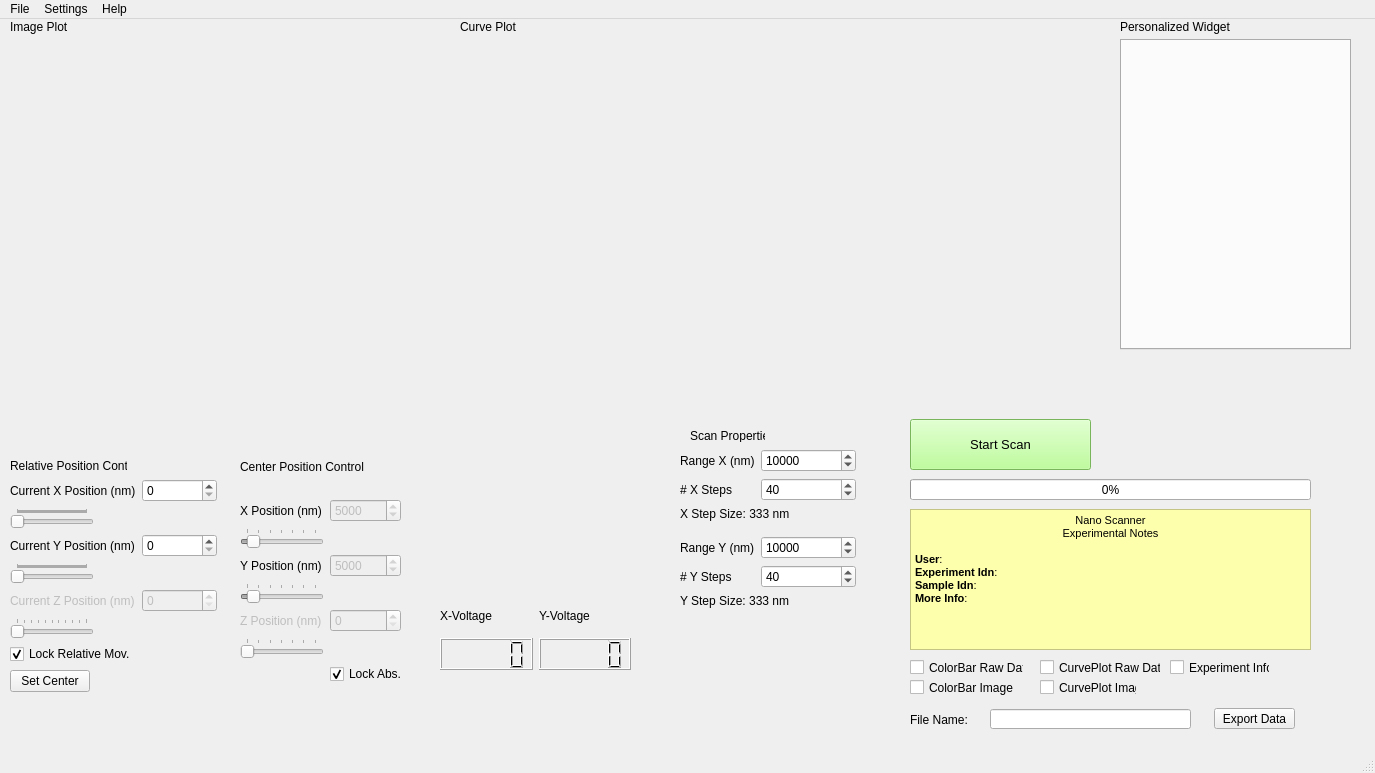
<?xml version="1.0" encoding="UTF-8"?>
<ui version="4.0">
 <class>MainWindow</class>
 <widget class="QMainWindow" name="MainWindow">
  <property name="enabled">
   <bool>true</bool>
  </property>
  <property name="geometry">
   <rect>
    <x>0</x>
    <y>0</y>
    <width>1375</width>
    <height>773</height>
   </rect>
  </property>
  <property name="windowTitle">
   <string>MainWindow</string>
  </property>
  <property name="toolButtonStyle">
   <enum>Qt::ToolButtonIconOnly</enum>
  </property>
  <widget class="QWidget" name="centralwidget">
   <widget class="GraphicsLayoutWidget" name="widget_imagePlot" native="true">
    <property name="geometry">
     <rect>
      <x>10</x>
      <y>20</y>
      <width>431</width>
      <height>371</height>
     </rect>
    </property>
    <property name="sizePolicy">
     <sizepolicy hsizetype="Fixed" vsizetype="Fixed">
      <horstretch>0</horstretch>
      <verstretch>0</verstretch>
     </sizepolicy>
    </property>
   </widget>
   <widget class="PlotWidget" name="widget_spectrumPlot" native="true">
    <property name="geometry">
     <rect>
      <x>460</x>
      <y>20</y>
      <width>631</width>
      <height>371</height>
     </rect>
    </property>
   </widget>
   <widget class="QWidget" name="layoutWidget">
    <property name="geometry">
     <rect>
      <x>680</x>
      <y>430</y>
      <width>176</width>
      <height>231</height>
     </rect>
    </property>
    <layout class="QFormLayout" name="formLayout">
     <item row="0" column="0">
      <widget class="QLabel" name="maxPositionMLabel">
       <property name="text">
        <string>Range X (nm)</string>
       </property>
      </widget>
     </item>
     <item row="0" column="1">
      <widget class="QSpinBox" name="rangeXpositionMSpinBox">
       <property name="minimum">
        <number>2</number>
       </property>
       <property name="maximum">
        <number>100000</number>
       </property>
       <property name="value">
        <number>10000</number>
       </property>
      </widget>
     </item>
     <item row="1" column="0">
      <widget class="QLabel" name="stepsLabel">
       <property name="text">
        <string># X Steps</string>
       </property>
      </widget>
     </item>
     <item row="1" column="1">
      <widget class="QSpinBox" name="XstepsSpinBox">
       <property name="minimum">
        <number>1</number>
       </property>
       <property name="maximum">
        <number>100000</number>
       </property>
       <property name="value">
        <number>40</number>
       </property>
      </widget>
     </item>
     <item row="2" column="0" colspan="2">
      <widget class="QLabel" name="label_xStepSize">
       <property name="text">
        <string>X Step Size: 333 nm</string>
       </property>
      </widget>
     </item>
     <item row="3" column="0">
      <widget class="Line" name="line">
       <property name="orientation">
        <enum>Qt::Horizontal</enum>
       </property>
      </widget>
     </item>
     <item row="4" column="0">
      <widget class="QLabel" name="maxYPositionMLabel">
       <property name="text">
        <string>Range Y (nm)</string>
       </property>
      </widget>
     </item>
     <item row="4" column="1">
      <widget class="QSpinBox" name="rangeYpositionMSpinBox">
       <property name="minimum">
        <number>2</number>
       </property>
       <property name="maximum">
        <number>100000</number>
       </property>
       <property name="value">
        <number>10000</number>
       </property>
      </widget>
     </item>
     <item row="5" column="0">
      <widget class="QLabel" name="yStepsLabel">
       <property name="text">
        <string># Y Steps</string>
       </property>
      </widget>
     </item>
     <item row="5" column="1">
      <widget class="QSpinBox" name="YstepsSpinBox">
       <property name="minimum">
        <number>1</number>
       </property>
       <property name="maximum">
        <number>100000</number>
       </property>
       <property name="singleStep">
        <number>1</number>
       </property>
       <property name="value">
        <number>40</number>
       </property>
      </widget>
     </item>
     <item row="6" column="0" colspan="2">
      <widget class="QLabel" name="label_yStepSize">
       <property name="text">
        <string>Y Step Size: 333 nm</string>
       </property>
      </widget>
     </item>
    </layout>
   </widget>
   <widget class="QWidget" name="formLayoutWidget">
    <property name="geometry">
     <rect>
      <x>10</x>
      <y>460</y>
      <width>207</width>
      <height>231</height>
     </rect>
    </property>
    <layout class="QFormLayout" name="formLayout_4">
     <item row="0" column="0">
      <widget class="QLabel" name="currentXPositionLabel">
       <property name="text">
        <string>Current X Position (nm)</string>
       </property>
      </widget>
     </item>
     <item row="0" column="1">
      <widget class="QSpinBox" name="currentXPositionSpinBox">
       <property name="readOnly">
        <bool>false</bool>
       </property>
       <property name="keyboardTracking">
        <bool>true</bool>
       </property>
       <property name="maximum">
        <number>100000</number>
       </property>
       <property name="value">
        <number>0</number>
       </property>
      </widget>
     </item>
     <item row="1" column="0">
      <widget class="QSlider" name="horizontalSlider_curXpos">
       <property name="enabled">
        <bool>false</bool>
       </property>
       <property name="cursor">
        <cursorShape>ArrowCursor</cursorShape>
       </property>
       <property name="mouseTracking">
        <bool>false</bool>
       </property>
       <property name="acceptDrops">
        <bool>false</bool>
       </property>
       <property name="maximum">
        <number>100000</number>
       </property>
       <property name="singleStep">
        <number>100</number>
       </property>
       <property name="pageStep">
        <number>100</number>
       </property>
       <property name="value">
        <number>0</number>
       </property>
       <property name="tracking">
        <bool>true</bool>
       </property>
       <property name="orientation">
        <enum>Qt::Horizontal</enum>
       </property>
       <property name="invertedControls">
        <bool>false</bool>
       </property>
       <property name="tickPosition">
        <enum>QSlider::TicksAbove</enum>
       </property>
      </widget>
     </item>
     <item row="2" column="0">
      <widget class="QLabel" name="currentYPositionMLabel">
       <property name="text">
        <string>Current Y Position (nm)</string>
       </property>
      </widget>
     </item>
     <item row="2" column="1">
      <widget class="QSpinBox" name="currentYPositionMSpinBox">
       <property name="maximum">
        <number>100000</number>
       </property>
       <property name="value">
        <number>0</number>
       </property>
      </widget>
     </item>
     <item row="3" column="0">
      <widget class="QSlider" name="horizontalSlider_curYpos">
       <property name="enabled">
        <bool>false</bool>
       </property>
       <property name="maximum">
        <number>100000</number>
       </property>
       <property name="singleStep">
        <number>100</number>
       </property>
       <property name="pageStep">
        <number>100</number>
       </property>
       <property name="value">
        <number>0</number>
       </property>
       <property name="orientation">
        <enum>Qt::Horizontal</enum>
       </property>
       <property name="tickPosition">
        <enum>QSlider::TicksAbove</enum>
       </property>
      </widget>
     </item>
     <item row="4" column="0">
      <widget class="QLabel" name="currentZPositionMLabel">
       <property name="enabled">
        <bool>false</bool>
       </property>
       <property name="text">
        <string>Current Z Position (nm)</string>
       </property>
      </widget>
     </item>
     <item row="4" column="1">
      <widget class="QSpinBox" name="currentZPositionMSpinBox">
       <property name="enabled">
        <bool>false</bool>
       </property>
       <property name="maximum">
        <number>100000</number>
       </property>
       <property name="value">
        <number>0</number>
       </property>
      </widget>
     </item>
     <item row="5" column="0">
      <widget class="QSlider" name="horizontalSlider_curZpos">
       <property name="enabled">
        <bool>false</bool>
       </property>
       <property name="focusPolicy">
        <enum>Qt::StrongFocus</enum>
       </property>
       <property name="maximum">
        <number>1000</number>
       </property>
       <property name="singleStep">
        <number>100</number>
       </property>
       <property name="pageStep">
        <number>100</number>
       </property>
       <property name="value">
        <number>0</number>
       </property>
       <property name="orientation">
        <enum>Qt::Horizontal</enum>
       </property>
       <property name="tickPosition">
        <enum>QSlider::TicksAbove</enum>
       </property>
      </widget>
     </item>
     <item row="6" column="0">
      <widget class="QCheckBox" name="checkBox_lockSampleMove">
       <property name="text">
        <string>Lock Relative Mov.</string>
       </property>
       <property name="checked">
        <bool>true</bool>
       </property>
      </widget>
     </item>
     <item row="7" column="0">
      <widget class="QPushButton" name="pushButton_setCenter">
       <property name="toolTip">
        <string>Set the current Relative Position as the new center for the next scan.</string>
       </property>
       <property name="toolTipDuration">
        <number>-1</number>
       </property>
       <property name="whatsThis">
        <string/>
       </property>
       <property name="accessibleDescription">
        <string>Set the current Relative Position as the new center</string>
       </property>
       <property name="text">
        <string>Set Center</string>
       </property>
      </widget>
     </item>
    </layout>
   </widget>
   <widget class="QLabel" name="label_2">
    <property name="geometry">
     <rect>
      <x>460</x>
      <y>0</y>
      <width>81</width>
      <height>16</height>
     </rect>
    </property>
    <property name="text">
     <string>Curve Plot</string>
    </property>
   </widget>
   <widget class="QLabel" name="label">
    <property name="geometry">
     <rect>
      <x>10</x>
      <y>0</y>
      <width>71</width>
      <height>16</height>
     </rect>
    </property>
    <property name="text">
     <string>Image Plot</string>
    </property>
   </widget>
   <widget class="QTextEdit" name="textEdit">
    <property name="geometry">
     <rect>
      <x>910</x>
      <y>490</y>
      <width>401</width>
      <height>141</height>
     </rect>
    </property>
    <property name="styleSheet">
     <string notr="true">background-color: rgb(254, 255, 172);</string>
    </property>
    <property name="html">
     <string>&lt;!DOCTYPE HTML PUBLIC &quot;-//W3C//DTD HTML 4.0//EN&quot; &quot;http://www.w3.org/TR/REC-html40/strict.dtd&quot;&gt;
&lt;html&gt;&lt;head&gt;&lt;meta name=&quot;qrichtext&quot; content=&quot;1&quot; /&gt;&lt;style type=&quot;text/css&quot;&gt;
p, li { white-space: pre-wrap; }
&lt;/style&gt;&lt;/head&gt;&lt;body style=&quot; font-family:'MS Shell Dlg 2'; font-size:8.25pt; font-weight:400; font-style:normal;&quot;&gt;
&lt;p align=&quot;center&quot; style=&quot; margin-top:0px; margin-bottom:0px; margin-left:0px; margin-right:0px; -qt-block-indent:0; text-indent:0px;&quot;&gt;Nano Scanner&lt;/p&gt;
&lt;p align=&quot;center&quot; style=&quot; margin-top:0px; margin-bottom:0px; margin-left:0px; margin-right:0px; -qt-block-indent:0; text-indent:0px;&quot;&gt;Experimental Notes&lt;/p&gt;
&lt;p style=&quot;-qt-paragraph-type:empty; margin-top:0px; margin-bottom:0px; margin-left:0px; margin-right:0px; -qt-block-indent:0; text-indent:0px;&quot;&gt;&lt;br /&gt;&lt;/p&gt;
&lt;p style=&quot; margin-top:0px; margin-bottom:0px; margin-left:0px; margin-right:0px; -qt-block-indent:0; text-indent:0px;&quot;&gt;&lt;span style=&quot; font-weight:600;&quot;&gt;User&lt;/span&gt;: &lt;/p&gt;
&lt;p style=&quot; margin-top:0px; margin-bottom:0px; margin-left:0px; margin-right:0px; -qt-block-indent:0; text-indent:0px;&quot;&gt;&lt;span style=&quot; font-weight:600;&quot;&gt;Experiment Idn&lt;/span&gt;: &lt;/p&gt;
&lt;p style=&quot; margin-top:0px; margin-bottom:0px; margin-left:0px; margin-right:0px; -qt-block-indent:0; text-indent:0px;&quot;&gt;&lt;span style=&quot; font-weight:600;&quot;&gt;Sample Idn&lt;/span&gt;: &lt;/p&gt;
&lt;p style=&quot; margin-top:0px; margin-bottom:0px; margin-left:0px; margin-right:0px; -qt-block-indent:0; text-indent:0px;&quot;&gt;&lt;span style=&quot; font-weight:600;&quot;&gt;More Info&lt;/span&gt;: &lt;/p&gt;
&lt;p style=&quot;-qt-paragraph-type:empty; margin-top:0px; margin-bottom:0px; margin-left:0px; margin-right:0px; -qt-block-indent:0; text-indent:0px;&quot;&gt;&lt;br /&gt;&lt;/p&gt;&lt;/body&gt;&lt;/html&gt;</string>
    </property>
   </widget>
   <widget class="QWidget" name="formLayoutWidget_3">
    <property name="geometry">
     <rect>
      <x>240</x>
      <y>460</y>
      <width>161</width>
      <height>231</height>
     </rect>
    </property>
    <layout class="QFormLayout" name="formLayout_6">
     <item row="0" column="0">
      <widget class="QLabel" name="label_9">
       <property name="text">
        <string/>
       </property>
      </widget>
     </item>
     <item row="1" column="0">
      <widget class="QLabel" name="currentXPositionLabel_2">
       <property name="text">
        <string>X Position (nm)</string>
       </property>
      </widget>
     </item>
     <item row="1" column="1">
      <widget class="QSpinBox" name="currentXAbsolutSpinBox">
       <property name="enabled">
        <bool>false</bool>
       </property>
       <property name="maximum">
        <number>61300</number>
       </property>
       <property name="singleStep">
        <number>1000</number>
       </property>
       <property name="value">
        <number>5000</number>
       </property>
      </widget>
     </item>
     <item row="2" column="0">
      <widget class="QSlider" name="horizontalSlider_curXabs">
       <property name="enabled">
        <bool>false</bool>
       </property>
       <property name="cursor">
        <cursorShape>ArrowCursor</cursorShape>
       </property>
       <property name="mouseTracking">
        <bool>false</bool>
       </property>
       <property name="acceptDrops">
        <bool>false</bool>
       </property>
       <property name="maximum">
        <number>61300</number>
       </property>
       <property name="singleStep">
        <number>10000</number>
       </property>
       <property name="pageStep">
        <number>10000</number>
       </property>
       <property name="value">
        <number>5000</number>
       </property>
       <property name="tracking">
        <bool>true</bool>
       </property>
       <property name="orientation">
        <enum>Qt::Horizontal</enum>
       </property>
       <property name="invertedControls">
        <bool>false</bool>
       </property>
       <property name="tickPosition">
        <enum>QSlider::TicksAbove</enum>
       </property>
      </widget>
     </item>
     <item row="3" column="0">
      <widget class="QLabel" name="currentYPositionMLabel_2">
       <property name="text">
        <string>Y Position (nm)</string>
       </property>
      </widget>
     </item>
     <item row="3" column="1">
      <widget class="QSpinBox" name="currentYAbsolutMSpinBox">
       <property name="enabled">
        <bool>false</bool>
       </property>
       <property name="maximum">
        <number>61300</number>
       </property>
       <property name="singleStep">
        <number>1000</number>
       </property>
       <property name="value">
        <number>5000</number>
       </property>
      </widget>
     </item>
     <item row="4" column="0">
      <widget class="QSlider" name="horizontalSlider_curYabs">
       <property name="enabled">
        <bool>false</bool>
       </property>
       <property name="maximum">
        <number>61300</number>
       </property>
       <property name="singleStep">
        <number>10000</number>
       </property>
       <property name="pageStep">
        <number>10000</number>
       </property>
       <property name="value">
        <number>5000</number>
       </property>
       <property name="orientation">
        <enum>Qt::Horizontal</enum>
       </property>
       <property name="tickPosition">
        <enum>QSlider::TicksAbove</enum>
       </property>
      </widget>
     </item>
     <item row="5" column="0">
      <widget class="QLabel" name="currentZPositionMLabel_2">
       <property name="enabled">
        <bool>false</bool>
       </property>
       <property name="text">
        <string>Z Position (nm)</string>
       </property>
      </widget>
     </item>
     <item row="5" column="1">
      <widget class="QSpinBox" name="currentZAbsolutMSpinBox">
       <property name="enabled">
        <bool>false</bool>
       </property>
       <property name="maximum">
        <number>61300</number>
       </property>
       <property name="value">
        <number>0</number>
       </property>
      </widget>
     </item>
     <item row="6" column="0">
      <widget class="QSlider" name="horizontalSlider_curZabs">
       <property name="enabled">
        <bool>false</bool>
       </property>
       <property name="focusPolicy">
        <enum>Qt::StrongFocus</enum>
       </property>
       <property name="maximum">
        <number>61300</number>
       </property>
       <property name="singleStep">
        <number>10000</number>
       </property>
       <property name="pageStep">
        <number>10000</number>
       </property>
       <property name="value">
        <number>0</number>
       </property>
       <property name="sliderPosition">
        <number>0</number>
       </property>
       <property name="orientation">
        <enum>Qt::Horizontal</enum>
       </property>
       <property name="tickPosition">
        <enum>QSlider::TicksAbove</enum>
       </property>
      </widget>
     </item>
     <item row="7" column="1">
      <widget class="QCheckBox" name="checkBox_lockAbsPosition">
       <property name="text">
        <string>Lock Abs.</string>
       </property>
       <property name="checked">
        <bool>true</bool>
       </property>
      </widget>
     </item>
    </layout>
    <zorder>label_9</zorder>
    <zorder>currentXPositionLabel_2</zorder>
    <zorder>currentXAbsolutSpinBox</zorder>
    <zorder>horizontalSlider_curXabs</zorder>
    <zorder>currentYPositionMLabel_2</zorder>
    <zorder>currentYAbsolutMSpinBox</zorder>
    <zorder>currentZPositionMLabel_2</zorder>
    <zorder>currentZAbsolutMSpinBox</zorder>
    <zorder>horizontalSlider_curZabs</zorder>
    <zorder>checkBox_lockAbsPosition</zorder>
    <zorder>horizontalSlider_curYabs</zorder>
   </widget>
   <widget class="QWidget" name="verticalLayoutWidget">
    <property name="geometry">
     <rect>
      <x>440</x>
      <y>580</y>
      <width>191</width>
      <height>71</height>
     </rect>
    </property>
    <layout class="QVBoxLayout" name="verticalLayout">
     <item>
      <layout class="QHBoxLayout" name="horizontalLayout_4">
       <item>
        <widget class="QLabel" name="label_15">
         <property name="text">
          <string>X-Voltage</string>
         </property>
        </widget>
       </item>
       <item>
        <widget class="QLabel" name="label_14">
         <property name="text">
          <string>Y-Voltage</string>
         </property>
        </widget>
       </item>
      </layout>
     </item>
     <item>
      <layout class="QHBoxLayout" name="horizontalLayout_2">
       <item>
        <widget class="QLCDNumber" name="lcdNumber_XVoltage"/>
       </item>
       <item>
        <widget class="QLCDNumber" name="lcdNumber_YVoltage"/>
       </item>
      </layout>
     </item>
    </layout>
   </widget>
   <widget class="QLabel" name="label_11">
    <property name="geometry">
     <rect>
      <x>240</x>
      <y>440</y>
      <width>131</width>
      <height>16</height>
     </rect>
    </property>
    <property name="text">
     <string>Center Position Control</string>
    </property>
   </widget>
   <widget class="QLabel" name="label_5">
    <property name="geometry">
     <rect>
      <x>10</x>
      <y>440</y>
      <width>117</width>
      <height>13</height>
     </rect>
    </property>
    <property name="text">
     <string>Relative Position Control</string>
    </property>
   </widget>
   <widget class="QLabel" name="label_3">
    <property name="geometry">
     <rect>
      <x>690</x>
      <y>410</y>
      <width>75</width>
      <height>13</height>
     </rect>
    </property>
    <property name="text">
     <string>Scan Properties</string>
    </property>
   </widget>
   <widget class="QPushButton" name="pushButton_startMeasurement">
    <property name="geometry">
     <rect>
      <x>910</x>
      <y>400</y>
      <width>181</width>
      <height>51</height>
     </rect>
    </property>
    <property name="minimumSize">
     <size>
      <width>0</width>
      <height>41</height>
     </size>
    </property>
    <property name="font">
     <font>
      <family>Microsoft Sans Serif</family>
      <pointsize>10</pointsize>
     </font>
    </property>
    <property name="styleSheet">
     <string notr="true">background-color: rgb(170, 255, 127);</string>
    </property>
    <property name="text">
     <string>Start Scan</string>
    </property>
    <property name="icon">
     <iconset>
      <normaloff>icons/play.png</normaloff>
      <normalon>icons/stop.png</normalon>icons/play.png</iconset>
    </property>
    <property name="checkable">
     <bool>true</bool>
    </property>
   </widget>
   <widget class="QProgressBar" name="progressBar_scan">
    <property name="geometry">
     <rect>
      <x>910</x>
      <y>460</y>
      <width>401</width>
      <height>21</height>
     </rect>
    </property>
    <property name="maximum">
     <number>100</number>
    </property>
    <property name="value">
     <number>0</number>
    </property>
    <property name="textVisible">
     <bool>true</bool>
    </property>
    <property name="invertedAppearance">
     <bool>false</bool>
    </property>
    <property name="format">
     <string>%p%</string>
    </property>
   </widget>
   <widget class="GraphicsLayoutWidget" name="widget_positioningMap" native="true">
    <property name="geometry">
     <rect>
      <x>440</x>
      <y>430</y>
      <width>191</width>
      <height>141</height>
     </rect>
    </property>
   </widget>
   <widget class="QLabel" name="label_8">
    <property name="geometry">
     <rect>
      <x>1120</x>
      <y>0</y>
      <width>121</width>
      <height>16</height>
     </rect>
    </property>
    <property name="text">
     <string>Personalized Widget</string>
    </property>
   </widget>
   <widget class="QTabWidget" name="tabWidget_modes">
    <property name="enabled">
     <bool>true</bool>
    </property>
    <property name="geometry">
     <rect>
      <x>1120</x>
      <y>20</y>
      <width>231</width>
      <height>311</height>
     </rect>
    </property>
    <property name="tabPosition">
     <enum>QTabWidget::North</enum>
    </property>
    <property name="currentIndex">
     <number>-1</number>
    </property>
    <property name="usesScrollButtons">
     <bool>true</bool>
    </property>
    <property name="documentMode">
     <bool>false</bool>
    </property>
    <property name="tabsClosable">
     <bool>false</bool>
    </property>
    <property name="movable">
     <bool>false</bool>
    </property>
    <property name="tabBarAutoHide">
     <bool>false</bool>
    </property>
   </widget>
   <widget class="QPushButton" name="pushButton_exportData">
    <property name="geometry">
     <rect>
      <x>1214</x>
      <y>689</y>
      <width>81</width>
      <height>21</height>
     </rect>
    </property>
    <property name="text">
     <string>Export Data</string>
    </property>
   </widget>
   <widget class="QLineEdit" name="lineEdit_fileNameExport">
    <property name="geometry">
     <rect>
      <x>990</x>
      <y>690</y>
      <width>201</width>
      <height>20</height>
     </rect>
    </property>
   </widget>
   <widget class="QLabel" name="label_18">
    <property name="geometry">
     <rect>
      <x>910</x>
      <y>690</y>
      <width>72</width>
      <height>21</height>
     </rect>
    </property>
    <property name="text">
     <string>File Name:</string>
    </property>
   </widget>
   <widget class="QCheckBox" name="checkBox_exportColorBarImage">
    <property name="geometry">
     <rect>
      <x>910</x>
      <y>660</y>
      <width>111</width>
      <height>17</height>
     </rect>
    </property>
    <property name="text">
     <string>ColorBar Image</string>
    </property>
   </widget>
   <widget class="QCheckBox" name="checkBox_exportExpInfo">
    <property name="geometry">
     <rect>
      <x>1170</x>
      <y>640</y>
      <width>100</width>
      <height>17</height>
     </rect>
    </property>
    <property name="text">
     <string>Experiment Info</string>
    </property>
   </widget>
   <widget class="QCheckBox" name="checkBox_exportCurvePlotImage">
    <property name="geometry">
     <rect>
      <x>1040</x>
      <y>660</y>
      <width>97</width>
      <height>17</height>
     </rect>
    </property>
    <property name="text">
     <string>CurvePlot Image</string>
    </property>
   </widget>
   <widget class="QCheckBox" name="checkBox_exportColorBarRaw">
    <property name="geometry">
     <rect>
      <x>910</x>
      <y>640</y>
      <width>114</width>
      <height>17</height>
     </rect>
    </property>
    <property name="whatsThis">
     <string>&lt;html&gt;&lt;head/&gt;&lt;body&gt;&lt;p&gt;Exports a numpy file (.npy) with the structured data&lt;/p&gt;&lt;/body&gt;&lt;/html&gt;</string>
    </property>
    <property name="text">
     <string>ColorBar Raw Data</string>
    </property>
   </widget>
   <widget class="QCheckBox" name="checkBox_exportCurvePlotRaw">
    <property name="geometry">
     <rect>
      <x>1040</x>
      <y>640</y>
      <width>121</width>
      <height>17</height>
     </rect>
    </property>
    <property name="text">
     <string>CurvePlot Raw Data</string>
    </property>
   </widget>
  </widget>
  <widget class="QMenuBar" name="menubar">
   <property name="geometry">
    <rect>
     <x>0</x>
     <y>0</y>
     <width>1375</width>
     <height>21</height>
    </rect>
   </property>
   <widget class="QMenu" name="menuFile">
    <property name="title">
     <string>File</string>
    </property>
    <widget class="QMenu" name="menuExport">
     <property name="title">
      <string>Export</string>
     </property>
     <addaction name="actionColorBar_Image"/>
     <addaction name="actionSpectrum_Plot"/>
     <addaction name="actionExperimental_Info"/>
    </widget>
    <addaction name="fileAction_open"/>
    <addaction name="menuExport"/>
    <addaction name="fileAction_exit"/>
   </widget>
   <widget class="QMenu" name="menuSettings">
    <property name="title">
     <string>Settings</string>
    </property>
    <addaction name="settingsAction_piezo"/>
   </widget>
   <widget class="QMenu" name="menuHelp">
    <property name="title">
     <string>Help</string>
    </property>
    <addaction name="fileAction_help"/>
   </widget>
   <addaction name="menuFile"/>
   <addaction name="menuSettings"/>
   <addaction name="menuHelp"/>
  </widget>
  <widget class="QStatusBar" name="statusbar"/>
  <action name="fileAction_new">
   <property name="text">
    <string>New</string>
   </property>
   <property name="shortcut">
    <string/>
   </property>
   <property name="iconVisibleInMenu">
    <bool>true</bool>
   </property>
   <property name="shortcutVisibleInContextMenu">
    <bool>true</bool>
   </property>
  </action>
  <action name="fileAction_open">
   <property name="text">
    <string>Open</string>
   </property>
  </action>
  <action name="fileAction_save">
   <property name="text">
    <string>Save</string>
   </property>
  </action>
  <action name="fileAction_exit">
   <property name="text">
    <string>Exit</string>
   </property>
  </action>
  <action name="settingsAction_piezo">
   <property name="text">
    <string>Piezoelectric system</string>
   </property>
  </action>
  <action name="settingsAction_spec">
   <property name="text">
    <string>Spectrometer</string>
   </property>
  </action>
  <action name="actionColorBar_Image">
   <property name="text">
    <string>ColorBar Plot</string>
   </property>
  </action>
  <action name="actionSpectrum_Plot">
   <property name="text">
    <string>Spectrum Plot</string>
   </property>
  </action>
  <action name="fileAction_help">
   <property name="text">
    <string>Help</string>
   </property>
  </action>
  <action name="actionExperimental_Info">
   <property name="text">
    <string>Experimental Info</string>
   </property>
  </action>
 </widget>
 <customwidgets>
  <customwidget>
   <class>PlotWidget</class>
   <extends>QWidget</extends>
   <header>pyqtgraph</header>
   <container>1</container>
  </customwidget>
  <customwidget>
   <class>GraphicsLayoutWidget</class>
   <extends>QWidget</extends>
   <header>pyqtgraph</header>
   <container>1</container>
  </customwidget>
 </customwidgets>
 <resources/>
 <connections/>
</ui>
